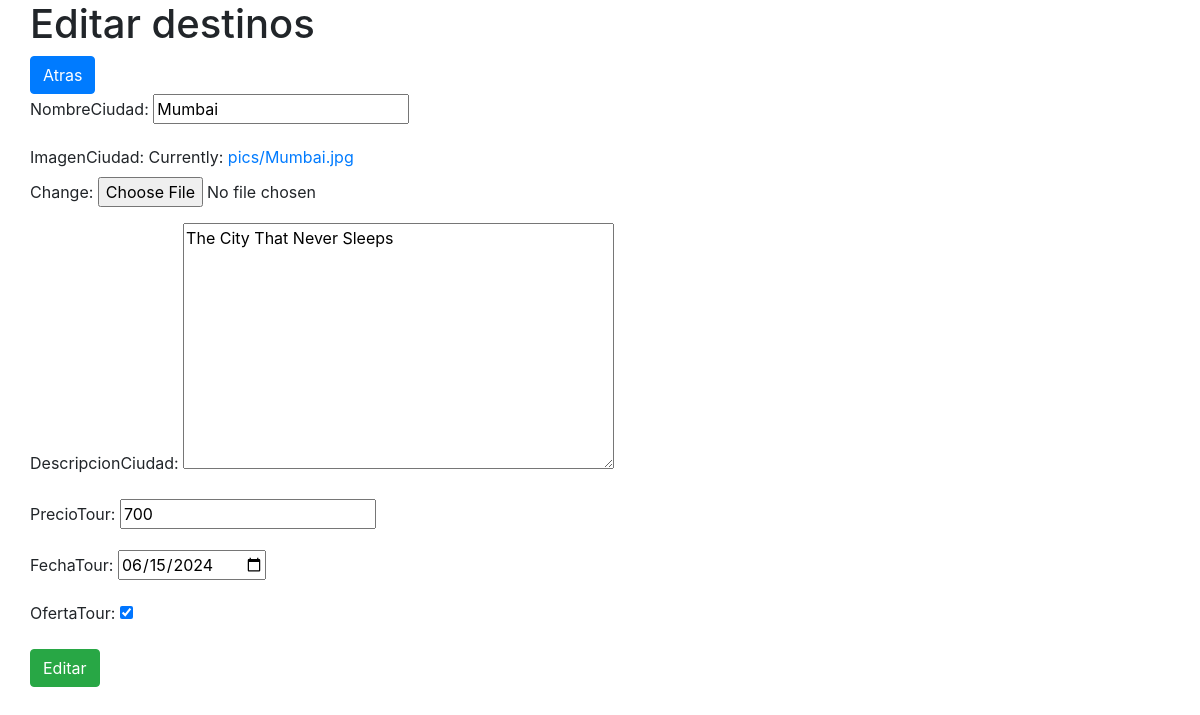
Before: /travello/editar_destinos/1 (signed in) with the older database file.
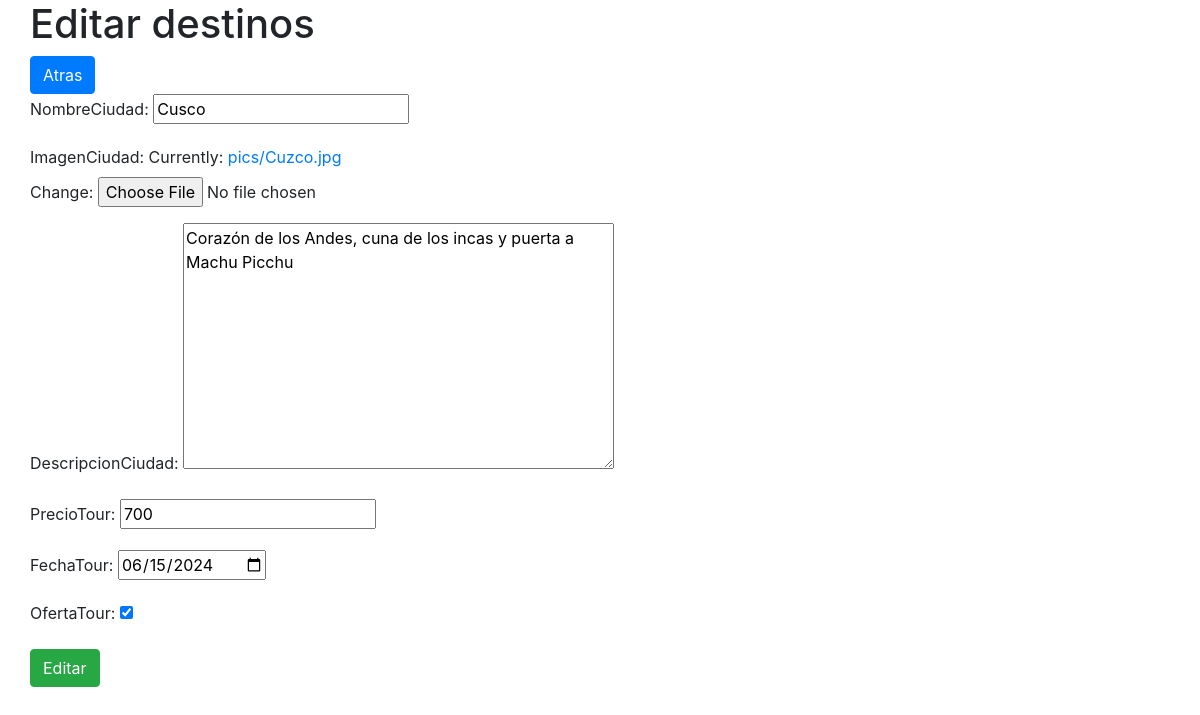
After: the same page with the newer database file.
### travello/models.py (models this page shows, shortened)
class DestinosTuristicos(models.Model):
    nombreCiudad = models.CharField(max_length=100)
    imagenCiudad = models.ImageField(upload_to='pics')
    descripcionCiudad = models.TextField()
    precioTour = models.IntegerField()
    ofertaTour = models.BooleanField(default=False)
    fechaTour = models.DateField(null=True, blank=True)

### travello/views.py (the view)
# urls.py: path('editar_destinos/<int:id_destino>', views.editar_destinos, name='editar_destinos'),
def editar_destinos(request, id_destino):
    if not request.user.is_authenticated or not request.user.is_superuser:
        return redirect('index')
    destino = DestinosTuristicos.objects.get(id=id_destino)
    if request.method == 'POST':
        form = DestinosTuristicosForm(request.POST, request.FILES, instance=destino)
        if form.is_valid():
            form.save()
            return redirect('lista_destinos')
    form = DestinosTuristicosForm(instance=destino)
    return render(request, 'editar_destinos.html', {'form':form})

### travello/forms.py
class DestinosTuristicosForm(forms.ModelForm):
    class Meta:
        model = DestinosTuristicos
        fields = ['nombreCiudad', 'imagenCiudad', 'descripcionCiudad', 'precioTour', 'fechaTour', 'ofertaTour']
        widgets = {
            'fechaTour': forms.DateInput(attrs={'type': 'date'}),
        }

### templates/editar_destinos.html (shortened to what this page needs)
{% extends 'base.html' %}
{% block content %}
    <h1>Editar destinos</h1>
    <a href="/travello/lista_destinos" class="btn btn-primary">Atras</a>
    <form action="" method="post" enctype="multipart/form-data">
        {{ form.as_p }}
        <input type="submit" value="Editar" class="btn btn-success">
    </form>
{% endblock %}

Changed rows visible on the page:
changed DestinosTuristicos: nombreCiudad "Mumbai" → "Cusco"; descripcionCiudad "The City That Never Sleeps" → "Corazón de los Andes, cuna de los incas y puerta a Machu Picchu"
Other visible differences:
text no longer shown: "NombreCiudad: ImagenCiudad: Currently: pics/Mumbai.jpg Change: DescripcionCiudad: PrecioTour: FechaTour: OfertaTour:"
text now shown: "NombreCiudad: ImagenCiudad: Currently: pics/Cuzco.jpg Change: DescripcionCiudad: PrecioTour: FechaTour: OfertaTour:"
